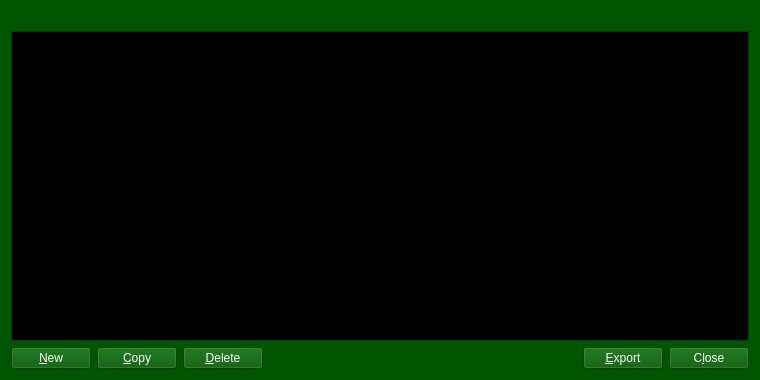
<?xml version="1.0" encoding="UTF-8"?>
<ui version="4.0">
 <class>AddressBookPage</class>
 <widget class="QWidget" name="AddressBookPage">
  <property name="geometry">
   <rect>
    <x>0</x>
    <y>0</y>
    <width>760</width>
    <height>380</height>
   </rect>
  </property>
  <property name="palette">
   <palette>
    <active>
     <colorrole role="WindowText">
      <brush brushstyle="SolidPattern">
       <color alpha="255">
        <red>255</red>
        <green>255</green>
        <blue>255</blue>
       </color>
      </brush>
     </colorrole>
     <colorrole role="Button">
      <brush brushstyle="SolidPattern">
       <color alpha="255">
        <red>0</red>
        <green>85</green>
        <blue>0</blue>
       </color>
      </brush>
     </colorrole>
     <colorrole role="Light">
      <brush brushstyle="SolidPattern">
       <color alpha="255">
        <red>0</red>
        <green>127</green>
        <blue>0</blue>
       </color>
      </brush>
     </colorrole>
     <colorrole role="Midlight">
      <brush brushstyle="SolidPattern">
       <color alpha="255">
        <red>0</red>
        <green>106</green>
        <blue>0</blue>
       </color>
      </brush>
     </colorrole>
     <colorrole role="Dark">
      <brush brushstyle="SolidPattern">
       <color alpha="255">
        <red>0</red>
        <green>42</green>
        <blue>0</blue>
       </color>
      </brush>
     </colorrole>
     <colorrole role="Mid">
      <brush brushstyle="SolidPattern">
       <color alpha="255">
        <red>0</red>
        <green>56</green>
        <blue>0</blue>
       </color>
      </brush>
     </colorrole>
     <colorrole role="Text">
      <brush brushstyle="SolidPattern">
       <color alpha="255">
        <red>255</red>
        <green>255</green>
        <blue>255</blue>
       </color>
      </brush>
     </colorrole>
     <colorrole role="BrightText">
      <brush brushstyle="SolidPattern">
       <color alpha="255">
        <red>255</red>
        <green>255</green>
        <blue>255</blue>
       </color>
      </brush>
     </colorrole>
     <colorrole role="ButtonText">
      <brush brushstyle="SolidPattern">
       <color alpha="255">
        <red>255</red>
        <green>255</green>
        <blue>255</blue>
       </color>
      </brush>
     </colorrole>
     <colorrole role="Base">
      <brush brushstyle="SolidPattern">
       <color alpha="255">
        <red>0</red>
        <green>0</green>
        <blue>0</blue>
       </color>
      </brush>
     </colorrole>
     <colorrole role="Window">
      <brush brushstyle="SolidPattern">
       <color alpha="255">
        <red>0</red>
        <green>85</green>
        <blue>0</blue>
       </color>
      </brush>
     </colorrole>
     <colorrole role="Shadow">
      <brush brushstyle="SolidPattern">
       <color alpha="255">
        <red>0</red>
        <green>0</green>
        <blue>0</blue>
       </color>
      </brush>
     </colorrole>
     <colorrole role="AlternateBase">
      <brush brushstyle="SolidPattern">
       <color alpha="255">
        <red>0</red>
        <green>42</green>
        <blue>0</blue>
       </color>
      </brush>
     </colorrole>
     <colorrole role="ToolTipBase">
      <brush brushstyle="SolidPattern">
       <color alpha="255">
        <red>255</red>
        <green>255</green>
        <blue>220</blue>
       </color>
      </brush>
     </colorrole>
     <colorrole role="ToolTipText">
      <brush brushstyle="SolidPattern">
       <color alpha="255">
        <red>0</red>
        <green>0</green>
        <blue>0</blue>
       </color>
      </brush>
     </colorrole>
     <colorrole role="PlaceholderText">
      <brush brushstyle="SolidPattern">
       <color alpha="128">
        <red>255</red>
        <green>255</green>
        <blue>255</blue>
       </color>
      </brush>
     </colorrole>
    </active>
    <inactive>
     <colorrole role="WindowText">
      <brush brushstyle="SolidPattern">
       <color alpha="255">
        <red>255</red>
        <green>255</green>
        <blue>255</blue>
       </color>
      </brush>
     </colorrole>
     <colorrole role="Button">
      <brush brushstyle="SolidPattern">
       <color alpha="255">
        <red>0</red>
        <green>85</green>
        <blue>0</blue>
       </color>
      </brush>
     </colorrole>
     <colorrole role="Light">
      <brush brushstyle="SolidPattern">
       <color alpha="255">
        <red>0</red>
        <green>127</green>
        <blue>0</blue>
       </color>
      </brush>
     </colorrole>
     <colorrole role="Midlight">
      <brush brushstyle="SolidPattern">
       <color alpha="255">
        <red>0</red>
        <green>106</green>
        <blue>0</blue>
       </color>
      </brush>
     </colorrole>
     <colorrole role="Dark">
      <brush brushstyle="SolidPattern">
       <color alpha="255">
        <red>0</red>
        <green>42</green>
        <blue>0</blue>
       </color>
      </brush>
     </colorrole>
     <colorrole role="Mid">
      <brush brushstyle="SolidPattern">
       <color alpha="255">
        <red>0</red>
        <green>56</green>
        <blue>0</blue>
       </color>
      </brush>
     </colorrole>
     <colorrole role="Text">
      <brush brushstyle="SolidPattern">
       <color alpha="255">
        <red>255</red>
        <green>255</green>
        <blue>255</blue>
       </color>
      </brush>
     </colorrole>
     <colorrole role="BrightText">
      <brush brushstyle="SolidPattern">
       <color alpha="255">
        <red>255</red>
        <green>255</green>
        <blue>255</blue>
       </color>
      </brush>
     </colorrole>
     <colorrole role="ButtonText">
      <brush brushstyle="SolidPattern">
       <color alpha="255">
        <red>255</red>
        <green>255</green>
        <blue>255</blue>
       </color>
      </brush>
     </colorrole>
     <colorrole role="Base">
      <brush brushstyle="SolidPattern">
       <color alpha="255">
        <red>0</red>
        <green>0</green>
        <blue>0</blue>
       </color>
      </brush>
     </colorrole>
     <colorrole role="Window">
      <brush brushstyle="SolidPattern">
       <color alpha="255">
        <red>0</red>
        <green>85</green>
        <blue>0</blue>
       </color>
      </brush>
     </colorrole>
     <colorrole role="Shadow">
      <brush brushstyle="SolidPattern">
       <color alpha="255">
        <red>0</red>
        <green>0</green>
        <blue>0</blue>
       </color>
      </brush>
     </colorrole>
     <colorrole role="AlternateBase">
      <brush brushstyle="SolidPattern">
       <color alpha="255">
        <red>0</red>
        <green>42</green>
        <blue>0</blue>
       </color>
      </brush>
     </colorrole>
     <colorrole role="ToolTipBase">
      <brush brushstyle="SolidPattern">
       <color alpha="255">
        <red>255</red>
        <green>255</green>
        <blue>220</blue>
       </color>
      </brush>
     </colorrole>
     <colorrole role="ToolTipText">
      <brush brushstyle="SolidPattern">
       <color alpha="255">
        <red>0</red>
        <green>0</green>
        <blue>0</blue>
       </color>
      </brush>
     </colorrole>
     <colorrole role="PlaceholderText">
      <brush brushstyle="SolidPattern">
       <color alpha="128">
        <red>255</red>
        <green>255</green>
        <blue>255</blue>
       </color>
      </brush>
     </colorrole>
    </inactive>
    <disabled>
     <colorrole role="WindowText">
      <brush brushstyle="SolidPattern">
       <color alpha="255">
        <red>0</red>
        <green>42</green>
        <blue>0</blue>
       </color>
      </brush>
     </colorrole>
     <colorrole role="Button">
      <brush brushstyle="SolidPattern">
       <color alpha="255">
        <red>0</red>
        <green>85</green>
        <blue>0</blue>
       </color>
      </brush>
     </colorrole>
     <colorrole role="Light">
      <brush brushstyle="SolidPattern">
       <color alpha="255">
        <red>0</red>
        <green>127</green>
        <blue>0</blue>
       </color>
      </brush>
     </colorrole>
     <colorrole role="Midlight">
      <brush brushstyle="SolidPattern">
       <color alpha="255">
        <red>0</red>
        <green>106</green>
        <blue>0</blue>
       </color>
      </brush>
     </colorrole>
     <colorrole role="Dark">
      <brush brushstyle="SolidPattern">
       <color alpha="255">
        <red>0</red>
        <green>42</green>
        <blue>0</blue>
       </color>
      </brush>
     </colorrole>
     <colorrole role="Mid">
      <brush brushstyle="SolidPattern">
       <color alpha="255">
        <red>0</red>
        <green>56</green>
        <blue>0</blue>
       </color>
      </brush>
     </colorrole>
     <colorrole role="Text">
      <brush brushstyle="SolidPattern">
       <color alpha="255">
        <red>0</red>
        <green>42</green>
        <blue>0</blue>
       </color>
      </brush>
     </colorrole>
     <colorrole role="BrightText">
      <brush brushstyle="SolidPattern">
       <color alpha="255">
        <red>255</red>
        <green>255</green>
        <blue>255</blue>
       </color>
      </brush>
     </colorrole>
     <colorrole role="ButtonText">
      <brush brushstyle="SolidPattern">
       <color alpha="255">
        <red>0</red>
        <green>42</green>
        <blue>0</blue>
       </color>
      </brush>
     </colorrole>
     <colorrole role="Base">
      <brush brushstyle="SolidPattern">
       <color alpha="255">
        <red>0</red>
        <green>85</green>
        <blue>0</blue>
       </color>
      </brush>
     </colorrole>
     <colorrole role="Window">
      <brush brushstyle="SolidPattern">
       <color alpha="255">
        <red>0</red>
        <green>85</green>
        <blue>0</blue>
       </color>
      </brush>
     </colorrole>
     <colorrole role="Shadow">
      <brush brushstyle="SolidPattern">
       <color alpha="255">
        <red>0</red>
        <green>0</green>
        <blue>0</blue>
       </color>
      </brush>
     </colorrole>
     <colorrole role="AlternateBase">
      <brush brushstyle="SolidPattern">
       <color alpha="255">
        <red>0</red>
        <green>85</green>
        <blue>0</blue>
       </color>
      </brush>
     </colorrole>
     <colorrole role="ToolTipBase">
      <brush brushstyle="SolidPattern">
       <color alpha="255">
        <red>255</red>
        <green>255</green>
        <blue>220</blue>
       </color>
      </brush>
     </colorrole>
     <colorrole role="ToolTipText">
      <brush brushstyle="SolidPattern">
       <color alpha="255">
        <red>0</red>
        <green>0</green>
        <blue>0</blue>
       </color>
      </brush>
     </colorrole>
     <colorrole role="PlaceholderText">
      <brush brushstyle="SolidPattern">
       <color alpha="128">
        <red>255</red>
        <green>255</green>
        <blue>255</blue>
       </color>
      </brush>
     </colorrole>
    </disabled>
   </palette>
  </property>
  <layout class="QVBoxLayout" name="verticalLayout">
   <item>
    <widget class="QLabel" name="labelExplanation">
     <property name="textFormat">
      <enum>Qt::PlainText</enum>
     </property>
     <property name="wordWrap">
      <bool>true</bool>
     </property>
    </widget>
   </item>
   <item>
    <widget class="QTableView" name="tableView">
     <property name="contextMenuPolicy">
      <enum>Qt::CustomContextMenu</enum>
     </property>
     <property name="toolTip">
      <string>Right-click to edit address or label</string>
     </property>
     <property name="tabKeyNavigation">
      <bool>false</bool>
     </property>
     <property name="alternatingRowColors">
      <bool>true</bool>
     </property>
     <property name="selectionMode">
      <enum>QAbstractItemView::SingleSelection</enum>
     </property>
     <property name="selectionBehavior">
      <enum>QAbstractItemView::SelectRows</enum>
     </property>
     <property name="sortingEnabled">
      <bool>true</bool>
     </property>
     <attribute name="verticalHeaderVisible">
      <bool>false</bool>
     </attribute>
    </widget>
   </item>
   <item>
    <layout class="QHBoxLayout" name="horizontalLayout">
     <item>
      <widget class="QPushButton" name="newAddress">
       <property name="toolTip">
        <string>Create a new address</string>
       </property>
       <property name="text">
        <string>&amp;New</string>
       </property>
       <property name="icon">
        <iconset>
         <normaloff>:/icons/add</normaloff>:/icons/add</iconset>
       </property>
       <property name="autoDefault">
        <bool>false</bool>
       </property>
      </widget>
     </item>
     <item>
      <widget class="QPushButton" name="copyAddress">
       <property name="toolTip">
        <string>Copy the currently selected address to the system clipboard</string>
       </property>
       <property name="text">
        <string>&amp;Copy</string>
       </property>
       <property name="icon">
        <iconset>
         <normaloff>:/icons/editcopy</normaloff>:/icons/editcopy</iconset>
       </property>
       <property name="autoDefault">
        <bool>false</bool>
       </property>
      </widget>
     </item>
     <item>
      <widget class="QPushButton" name="deleteAddress">
       <property name="toolTip">
        <string>Delete the currently selected address from the list</string>
       </property>
       <property name="text">
        <string>&amp;Delete</string>
       </property>
       <property name="icon">
        <iconset>
         <normaloff>:/icons/remove</normaloff>:/icons/remove</iconset>
       </property>
       <property name="autoDefault">
        <bool>false</bool>
       </property>
      </widget>
     </item>
     <item>
      <spacer name="horizontalSpacer">
       <property name="orientation">
        <enum>Qt::Horizontal</enum>
       </property>
       <property name="sizeHint" stdset="0">
        <size>
         <width>40</width>
         <height>20</height>
        </size>
       </property>
      </spacer>
     </item>
     <item>
      <widget class="QPushButton" name="exportButton">
       <property name="toolTip">
        <string>Export the data in the current tab to a file</string>
       </property>
       <property name="text">
        <string>&amp;Export</string>
       </property>
       <property name="icon">
        <iconset>
         <normaloff>:/icons/export</normaloff>:/icons/export</iconset>
       </property>
       <property name="autoDefault">
        <bool>false</bool>
       </property>
      </widget>
     </item>
     <item>
      <widget class="QPushButton" name="closeButton">
       <property name="sizePolicy">
        <sizepolicy hsizetype="Minimum" vsizetype="Minimum">
         <horstretch>0</horstretch>
         <verstretch>0</verstretch>
        </sizepolicy>
       </property>
       <property name="text">
        <string>C&amp;lose</string>
       </property>
       <property name="autoDefault">
        <bool>false</bool>
       </property>
      </widget>
     </item>
    </layout>
   </item>
  </layout>
 </widget>
 <resources>
  <include location="../bitcoin.qrc"/>
 </resources>
 <connections/>
</ui>
